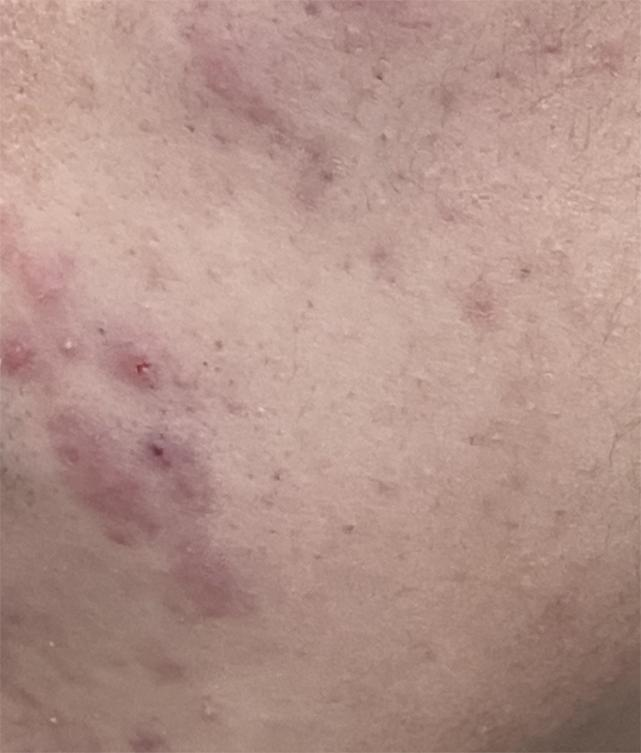
#> input picture RGB/test1.jpg, 641 x 753 px
$ jupyter execute RGB_compute.ipynb   (shell and % lines are left out)
#> lines starting #> are read from the running program, lines starting #| are printed output that depends on the picture
[cell 1]
import cv2
import random
import numpy as np

from  matplotlib import pyplot as plt

# 读取需要处理的图片
img = cv2.imread(r"test1.jpg")
#> img is the input picture: shape (753, 641, 3); mean B, G, R 138, 146.7, 178.5
#img = cv2.cvtColor(img,cv2.COLOR_BGR2RGB)
# img = cv2.resize(img,(600,600))

#region1 =img[520:620,50:200]
region1 =img[343:500,50:200]
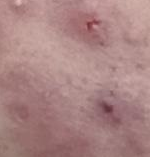
#> region1: shape (157, 150, 3); mean B, G, R 131.2, 132.5, 170.2
region2 =img[343:500,300:450]
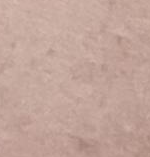
#> region2: shape (157, 150, 3); mean B, G, R 154.6, 164.8, 194.7
# img = cv2.resize(img,(600,600))

width, height = region1.shape[1], region1.shape[0]
#> width = 150; height = 157
num = height * width
#> num = 23550

# 脓疱
R_mean1 = np.sum(region1[:, :, 0]) / num
#> R_mean1 = 131.2
G_mean1 = np.sum(region1[:, :, 1]) / num
#> G_mean1 = 132.5
B_mean1 = np.sum(region1[:, :, 2]) / num
#> B_mean1 = 170.2

#正常
R_mean2 = np.sum(region2[:, :, 0]) / num
#> R_mean2 = 154.6
G_mean2 = np.sum(region2[:, :, 1]) / num
#> G_mean2 = 164.8
B_mean2 = np.sum(region2[:, :, 2]) / num
#> B_mean2 = 194.7
# print("{:.2f}".format(R_mean),"{:.2f}".format(G_mean),"{:.2f}".format(B_mean))
# Y=0.3 * R + 0.6 * G + 0.1 * B
brightness1 = 0.3*R_mean1+0.6*G_mean1+0.1*B_mean1
#> brightness1 = 135.9
brightness2 = 0.3*R_mean2+0.6*G_mean1+0.2*B_mean2
#> brightness2 = 164.8

x = "{:.2f}".format(brightness1)
#> x = '135.87'
y = "{:.2f}".format(brightness2)
#> y = '164.80'

#img = cv2.rectangle(img, (760, 520),(870, 620),(0, 255, 0), 0)
img = cv2.rectangle(img, (50, 343),(200, 500),(0, 255, 0), 0)
img = cv2.rectangle(img,(300, 343),(450, 500), (0, 255, 0), 0)

# 在两个位置上方显示RGB亮度值
font = cv2.FONT_HERSHEY_SIMPLEX
#cv2.putText(img, f"L1: {x}", (750,510), font, 0.7, (0, 255, 0), 2)
cv2.putText(img, f"L1: {x}", (40,330), font, 0.7, (0, 255, 0), 2)
cv2.putText(img, f"L2: {y}", (280,330), font, 0.7, (0, 0, 255), 2)
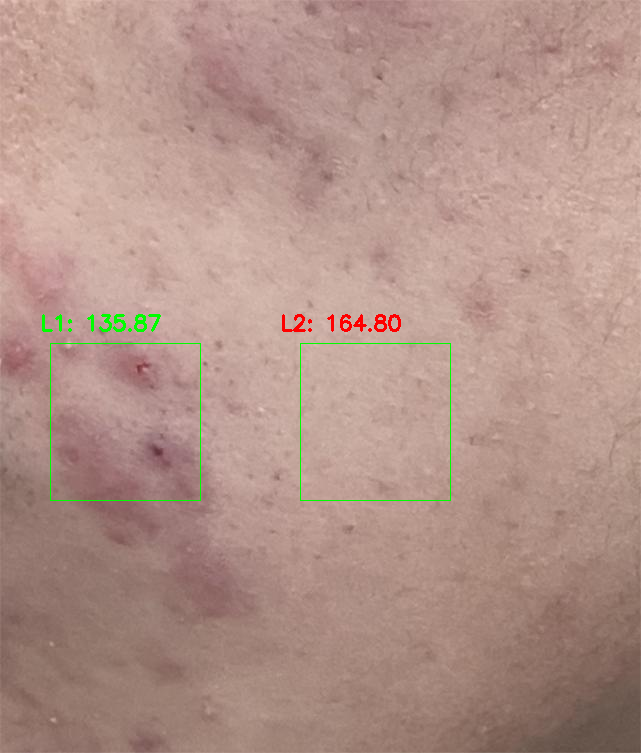
#> img: shape (753, 641, 3); mean B, G, R 137.2, 146.8, 177.9

cv2.imshow("img", img)  # 显示最终图片
cv2.waitKey(0)
cv2.destroyAllWindows()


# [4 lines of commented-out code are left out]
